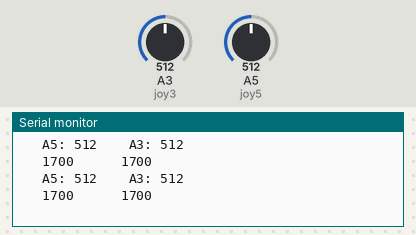
The sketch below on a simulated Arduino Uno, built with avr-gcc and run on an emulated ATmega328P. On the bench: the last lines printed to the serial monitor. Inputs (shaded band) come from the test bench; at power-on: A3 (joy3) = 512, A5 (joy5) = 512.

Above: at 2.7 s.
2.8 s: A3 (joy3) set to 610
At 4.1 s:
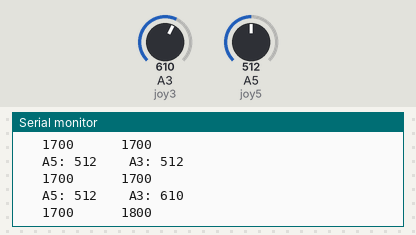
4.3 s: A5 (joy5) set to 610
At 5.3 s:
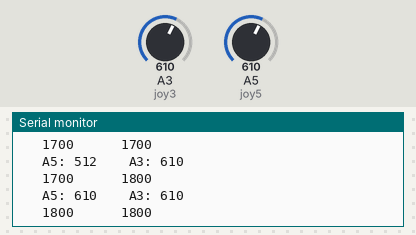
5.8 s: A3 (joy3) set to 590
At 7.1 s:
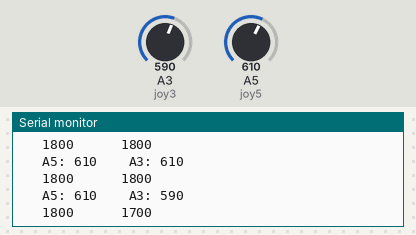
7.3 s: A5 (joy5) set to 590
At 7.9 s:
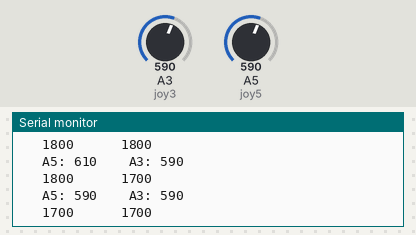
Timing chart, 0 to 9.8 s (numbered marks = the images above; inputs shaded):
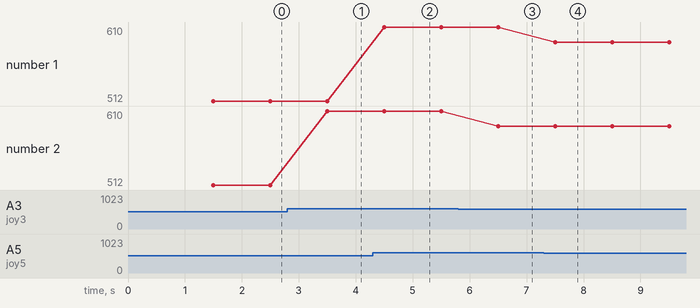

Measured:
- after the input at 2.8 s, the serial monitor: prints a new line after 0.70 s (image 1)
- after the input at 4.3 s, the serial monitor: prints a new line after 0.20 s (image 2)
- after the input at 5.8 s, the serial monitor: prints a new line after 0.71 s (image 3)
- after the input at 7.3 s, the serial monitor: prints a new line after 0.21 s (image 4)
- plotted number 2: 512 → 610 after the input at 2.8 s, 610 → 590 after the input at 5.8 s

The sketch:

test_speed_function.ino
```cpp
//test_speed_function
//07/11/2018

#define joy3 A3
#define joy5 A5

int potensio3 = 0;
int potensio5 = 0;

/* Speed Function */
double pulse_speed(int joyspeed) {
  double pulse_speed_in;

  if (joyspeed <=200){
    pulse_speed_in = 1500;
   }
  else if (joyspeed <=400){
    pulse_speed_in = 1600;
   }
  else if (joyspeed <=600){
    pulse_speed_in = 1700;
   }
  else if (joyspeed <=800){
    pulse_speed_in = 1800;
   }
  else{
    pulse_speed_in = 1900;
   }
  return pulse_speed_in;
}

void setup() {
  // Serial begin
  Serial.begin(57600);
  delay(1500);
}

void loop() {
  int pulse_speed_in_left, pulse_speed_in_right;

        //speed kiri
        Serial.print("   A5: ");
        potensio5 = analogRead(joy5);
        Serial.print(potensio5);
        pulse_speed_in_left = pulse_speed(potensio5);

        //speed kanan
        Serial.print("    A3: ");
        potensio3 = analogRead(joy3);
        Serial.println(potensio3);
        pulse_speed_in_right = pulse_speed(potensio3);


        Serial.print("   ");
        Serial.print(pulse_speed_in_left);
        Serial.print("      ");
        Serial.println(pulse_speed_in_right);


        delay (1000);

}
```
